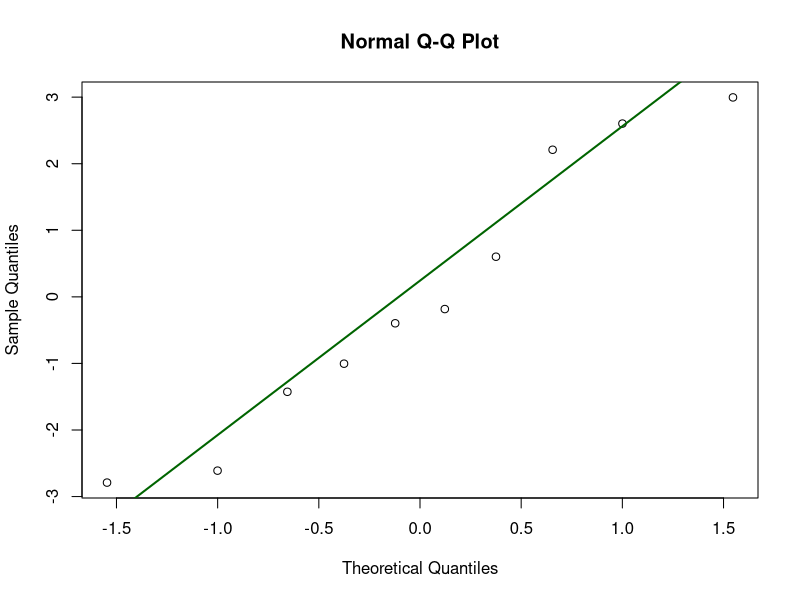
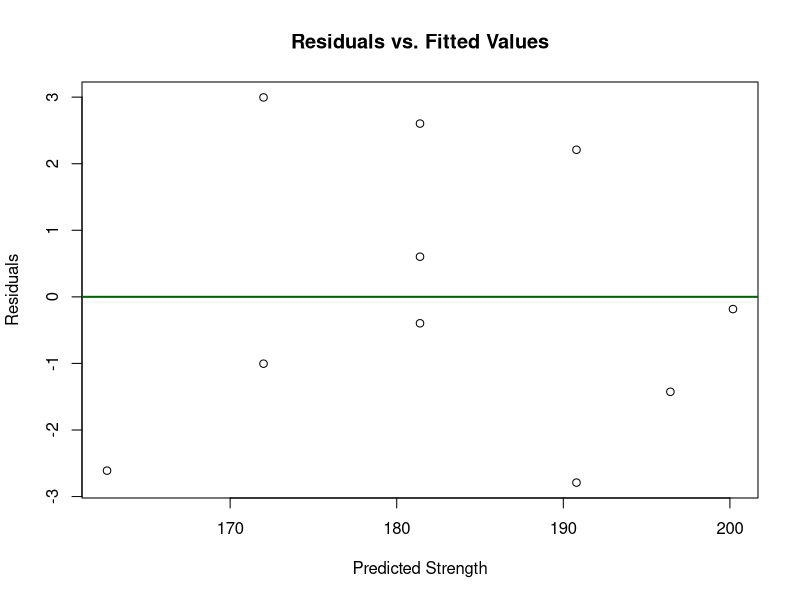
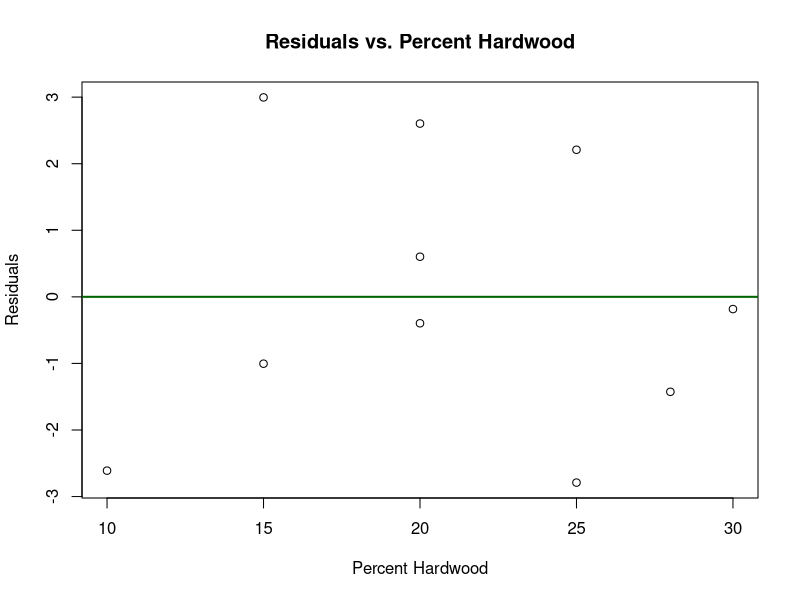

Generate these figures, in order, with R:
## ---- chunk 1
#| echo: false
paper_data <- data.frame(
  Strength = c(160, 171, 175, 182, 184, 181, 188, 193, 195, 200),
  Percent_Hardwood = c(10, 15, 15, 20, 20, 20, 25, 25, 28, 30)
)
knitr::kable(paper_data, format = "pipe", align = 'c')
## ---- chunk 2
# Import problem data
paper_data <- data.frame(
  Strength = c(160, 171, 175, 182, 184, 181, 188, 193, 195, 200),
  Percent_Hardwood = c(10, 15, 15, 20, 20, 20, 25, 25, 28, 30)
)

# Fit linear regression
p1Model <- lm(Strength ~ Percent_Hardwood, data = paper_data)
summary(p1Model)
## ---- chunk 3
confint(p1Model, level = 0.95)
## ---- chunk 4
#| echo: false
# Normal probability plot
qqnorm(residuals(p1Model))
qqline(residuals(p1Model), col = "darkgreen", lwd = 2)

# Residuals vs. fitted values
plot(fitted(p1Model), residuals(p1Model),
     xlab = "Predicted Strength",
     ylab = "Residuals",
     main = "Residuals vs. Fitted Values")
abline(h = 0, col = "darkgreen", lwd = 2)

# Residuals vs. predictor
plot(paper_data$Percent_Hardwood, residuals(p1Model),
     xlab = "Percent Hardwood",
     ylab = "Residuals",
     main = "Residuals vs. Percent Hardwood")
abline(h = 0, col = "darkgreen", lwd = 2)
## ---- chunk 5
#| echo: false
bearing_data <- data.frame(
  y = c(193, 230, 172, 91, 113, 125),
  x1 = c(1.6, 15.5, 22.0, 43.0, 33.0, 40.0),
  x2 = c(851, 816, 1058, 1201, 1357, 1115)
)
knitr::kable(bearing_data, format = "pipe", align = 'c')

## ---- chunk 6
# Import data from problem statement
bearing_data <- data.frame(
  y = c(193, 230, 172, 91, 113, 125),
  x1 = c(1.6, 15.5, 22.0, 43.0, 33.0, 40.0),
  x2 = c(851, 816, 1058, 1201, 1357, 1115)
)
# Fit a multiple linear regression model
p4Model <- lm(y ~ x1 + x2, data = bearing_data)
summary(p4Model)
## ---- chunk 7
qt(0.975, df = 3)
## ---- chunk 8
#| echo: false
engine_data <- data.frame(
  Brake_Horsepower   = c(225, 212, 229, 222, 219, 278, 246, 237, 233, 224, 223, 230),
  rpm                = c(2000, 1800, 2400, 1900, 1600, 2500, 3000, 3200, 2800, 3400, 1800, 2500),
  Road_Octane_Number = c(90, 94, 88, 91, 86, 96, 94, 90, 88, 86, 90, 89),
  Compression        = c(100, 95, 110, 96, 100, 110, 98, 100, 105, 97, 100, 104)
)
knitr::kable(engine_data, format = "pipe", align = 'c')
## ---- chunk 9
# Import data from problem statement
engine_data <- data.frame(
  Brake_Horsepower   = c(225, 212, 229, 222, 219, 278, 246, 237, 233, 224, 223, 230),
  rpm                = c(2000, 1800, 2400, 1900, 1600, 2500, 3000, 3200, 2800, 3400, 1800, 2500),
  Road_Octane_Number = c(90, 94, 88, 91, 86, 96, 94, 90, 88, 86, 90, 89),
  Compression        = c(100, 95, 110, 96, 100, 110, 98, 100, 105, 97, 100, 104)
)
# Fit a multiple linear regression model
p5Model <- lm(Brake_Horsepower ~ rpm + Road_Octane_Number + Compression,
              data = engine_data)
summary(p5Model)
## ---- chunk 10
qt(0.975, df = 8)
## ---- chunk 11

## ---- chunk 12
#| echo: false
p10Data <- data.frame(
  y  = c(26, 24, 175, 160, 163, 55, 62, 100, 26, 30, 70, 71),
  x1 = c(1.0, 1.0, 1.5, 1.5, 1.5, 0.5, 1.5, 0.5, 1.0, 0.5, 1.0, 0.5),
  x2 = c(1.0, 1.0, 4.0, 4.0, 4.0, 2.0, 2.0, 3.0, 1.5, 1.5, 2.5, 2.5)
)
knitr::kable(p10Data, format = "pipe", align = 'c')
## ---- chunk 13
# Import data from problem statement
p10Data <- data.frame(
  y  = c(26, 24, 175, 160, 163, 55, 62, 100, 26, 30, 70, 71),
  x1 = c(1.0, 1.0, 1.5, 1.5, 1.5, 0.5, 1.5, 0.5, 1.0, 0.5, 1.0, 0.5),
  x2 = c(1.0, 1.0, 4.0, 4.0, 4.0, 2.0, 2.0, 3.0, 1.5, 1.5, 2.5, 2.5)
)
